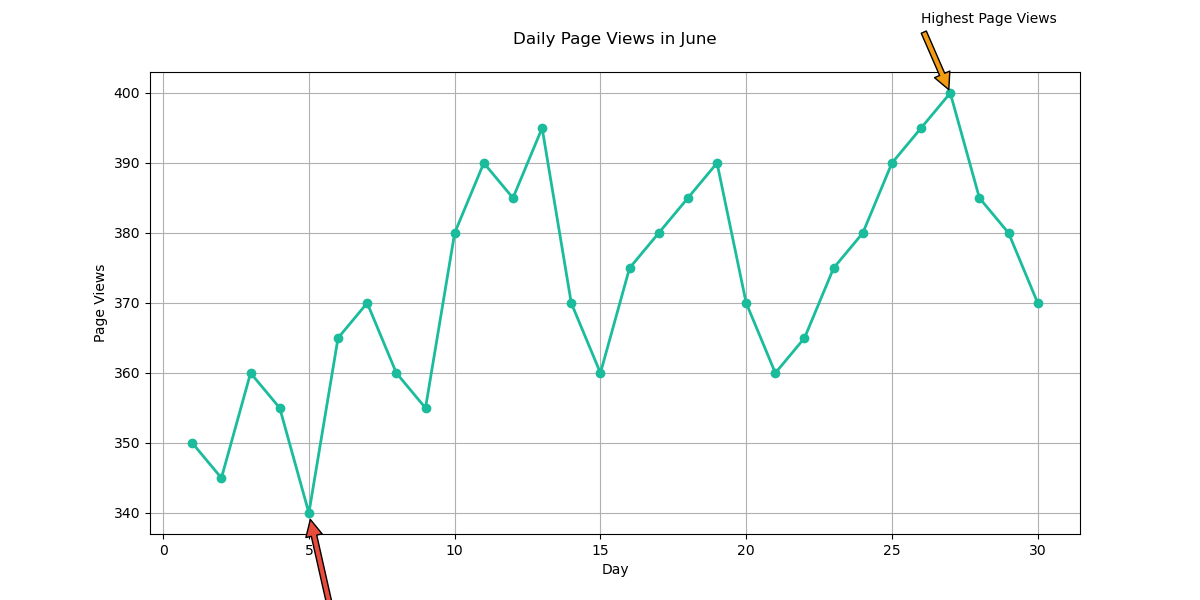

The script that drew this image:

import matplotlib.pyplot as plt

# Data
days = list(range(1, 31))
page_views = [350, 345, 360, 355, 340, 365, 370, 360, 355, 380, 
              390, 385, 395, 370, 360, 375, 380, 385, 390, 370, 
              360, 365, 375, 380, 390, 395, 400, 385, 380, 370]

plt.figure(figsize=(12, 6))  # Changing width and height of the chart
plt.plot(days, page_views, marker='o', color='#1ABC9C', linewidth=2)  # Modified color scheme

# Adding annotations for the highest and lowest page views
plt.annotate('Lowest Page Views', xy=(5, 340), xytext=(6, 320),
             arrowprops=dict(facecolor='#E74C3C', shrink=0.05))
plt.annotate('Highest Page Views', xy=(27, 400), xytext=(26, 410),
             arrowprops=dict(facecolor='#F39C12', shrink=0.05))

plt.title('Daily Page Views in June', pad=20)  # New headline which fits the topic
plt.xlabel('Day')  # Changing labels to fit the new data type
plt.ylabel('Page Views')
plt.grid(True)

plt.show()
